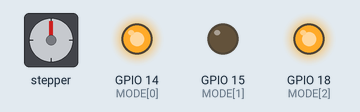
This program was run on a simulated Raspberry Pi (BCM pin numbers). Parts: stepper motor, output pins drawn as LEDs (lit = HIGH). Pins used as bus, display or sensor lines are not drawn. At 1.0 s the program stops and its outputs stay as they are.

Above: at 0.3 s.
At 1.1 s:
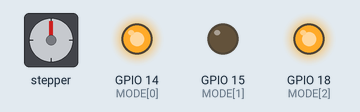
Timing chart, 0 to 2.5 s (numbered marks = the images above):
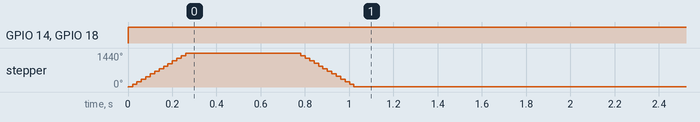

The program:

drive.py
```python
from time import sleep
import RPi.GPIO as GPIO

DIR = 20       # Direction GPIO Pin
STEP = 21      # Step GPIO Pin
CW = 1         # Clockwise Rotation
CCW = 0        # Counterclockwise Rotation
SPR = 200       # Steps per Revolution (360 / 1.8)

GPIO.setmode(GPIO.BCM)
GPIO.setup(DIR, GPIO.OUT)
GPIO.setup(STEP, GPIO.OUT)
GPIO.output(DIR, CW)

MODE = (14, 15, 18) # Microstep Resolution GPIO Pins
GPIO.setup(MODE, GPIO.OUT)
RESOLUTION = {'Full': (0, 0, 0),
              'Half': (1, 0, 0),
              '1/4': (0, 1, 0),
              '1/8': (1, 1, 0),
              '1/16': (0, 0, 1),
              '1/32': (1, 0, 1)}

GPIO.output(MODE, RESOLUTION['1/32'])

step_count = SPR * 4
delay = .005 / 32

for x in range(step_count):
    GPIO.output(STEP, GPIO.HIGH)
    sleep(delay)
    GPIO.output(STEP, GPIO.LOW)
    sleep(delay)

sleep(.5)
GPIO.output(DIR, CCW)

for x in range(step_count):
    GPIO.output(STEP, GPIO.HIGH)
    sleep(delay)
    GPIO.output(STEP, GPIO.LOW)
    sleep(delay)
```

Measured:
- by itself, GPIO 14 (MODE[0]), GPIO 18 (MODE[2]): LOW → HIGH at 0.00 s
- by itself, stepper: turns 1440° clockwise in 0.28 s, then 1436° counter-clockwise in 0.26 s
